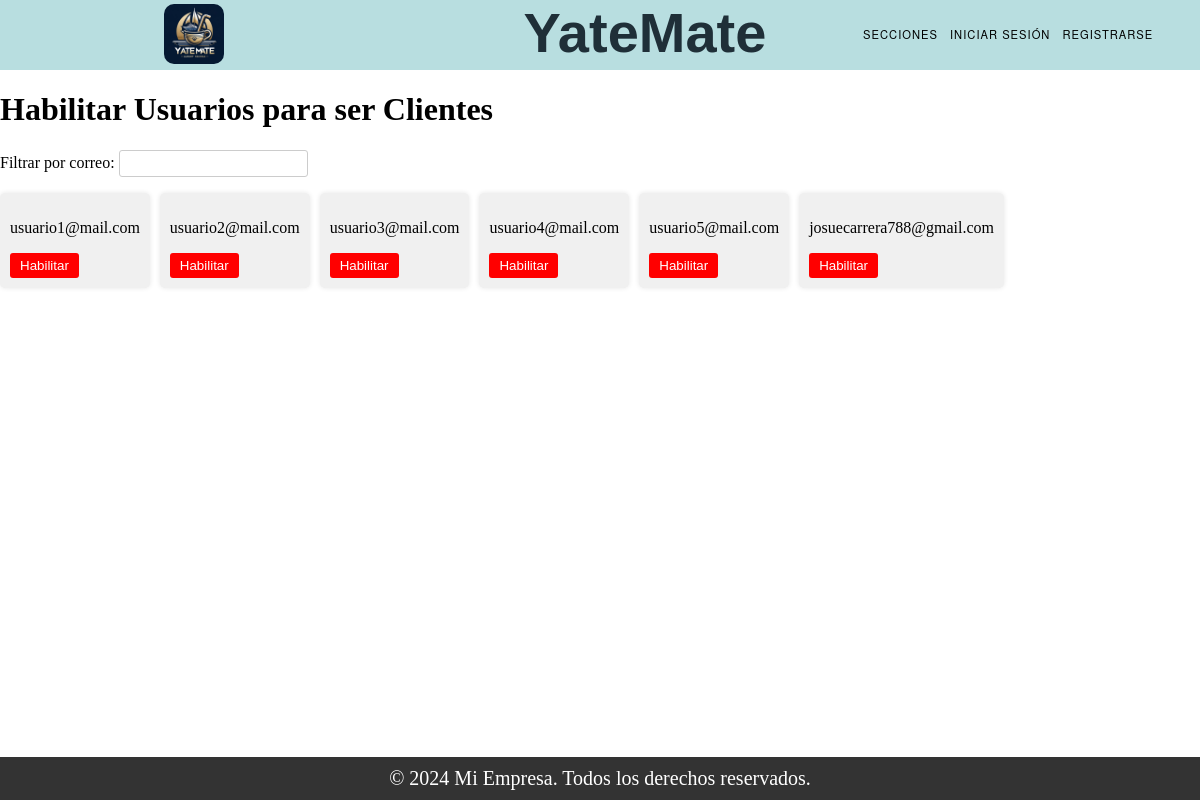
The app's page /enable_accounts/, older data.
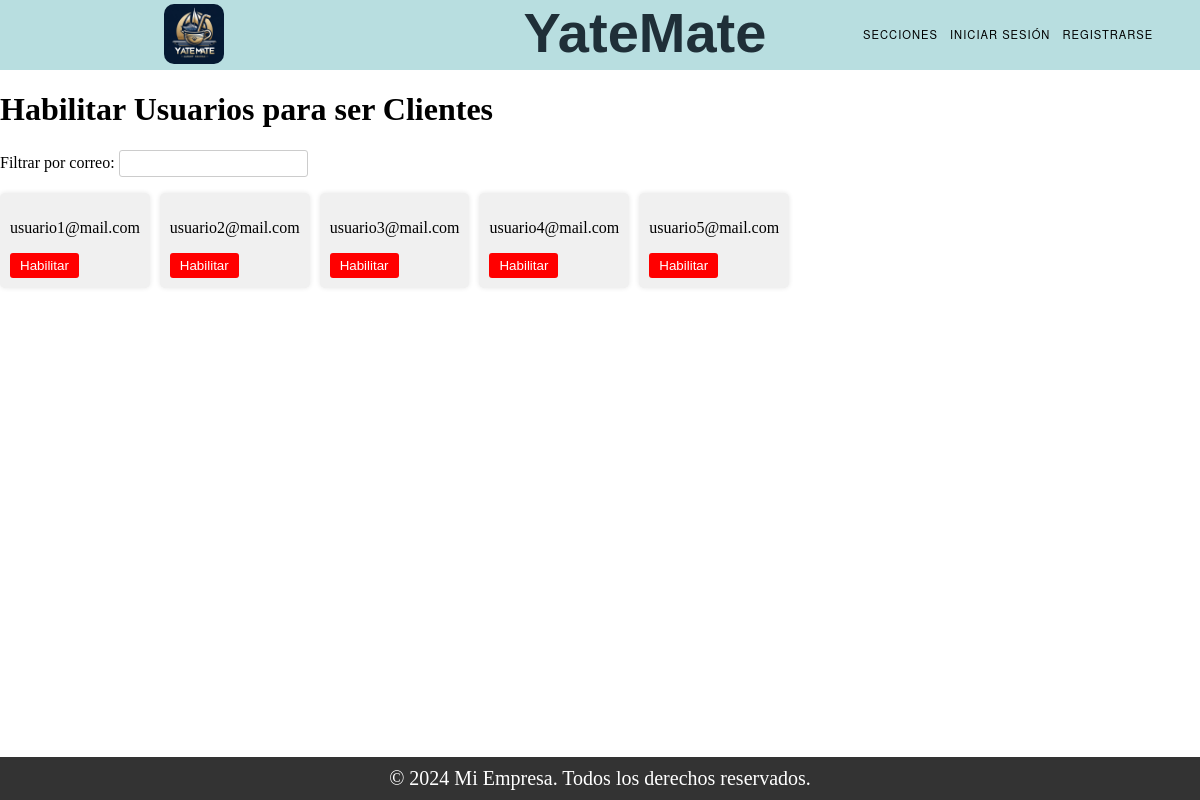
The same page, newer data.
### Register/models.py (models this page shows, shortened)
class User(models.Model):
    TIPOS = (
        ('Administrador', 'Administrador'),
        ('Usuario', 'Usuario'),
        ('Cliente', 'Cliente'),
    )
    mail = models.CharField(max_length=150, unique=True)  # Nombre de usuario (email).
    tipo = models.CharField(max_length=20, choices=TIPOS)
    password = models.CharField(max_length=128)  # Contraseña.
    nombre = models.CharField(max_length=255)
    apellido = models.CharField(max_length=255)
    dni = models.CharField(max_length=20)
    fecha_expiracion_dni = models.DateField()
    nacionalidad = models.CharField(max_length=100)
    genero = models.CharField(max_length=10)
    domicilio = models.CharField(max_length=255)
    fecha_nacimiento = models.DateField()
    cuil_cuit = models.CharField(max_length=20)

### Home/views.py (the view)
# urls.py: path('enable_accounts/',views.usuarios_inhabilitados,name='enable_accounts'),
def usuarios_inhabilitados(request):
    usuarios_inhabilitados = User.objects.filter(tipo='Usuario')
    context = {
        'usuarios_inhabilitados': usuarios_inhabilitados
    }
    return render(request, 'enable_accounts.html', context)

### Home/templates/enable_accounts.html (shortened to what this page needs)
{% extends "base.html" %}
{% load static %}
{% block content %}
<h1>Habilitar Usuarios para ser Clientes</h1>
<div class="filtro-container">
  <label for="filtro-mail">Filtrar por correo:</label>
  <input type="text" id="filtro-mail" class="filtro-input">
</div>
{% if usuarios_inhabilitados %}
  <div class="usuarios-container">
    {% for usuario in usuarios_inhabilitados %}
      <div class="usuario-bloque">
        <p>{{ usuario.mail }}</p>
        <form action="{% url 'habilitar_usuario' usuario.id %}" method="POST" style="display: inline;">
          <button type="submit" class="btn-habilitar">Habilitar</button>
        </form>
      </div>
    {% endfor %}
  </div>
{% else %}
  <p>No hay usuarios Registrados.</p>
{% endif %}
{% endblock %}

Row changes from the older to the newer data that the page shows:
removed User: mail "josuecarrera788@gmail.com"
